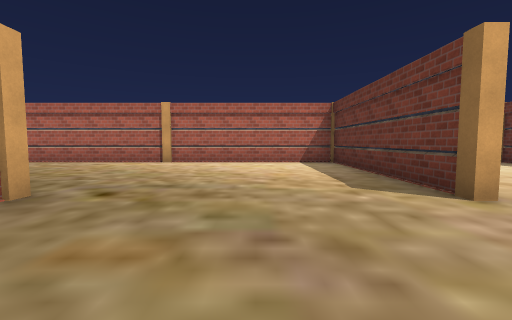
view 1 (above)

15 first-person views from a walk through a 3-D level made in the Unity game engine. The camera is 1.2 m above the floor, tilts 4° down and sees 90° across. The floor is counted in squares, 2 m on a side. Each view is taken from the middle of a square. On the plan, view 1 faces up. The plan holds only what a view shows up to about 9 squares ahead; the rest is blank. The place goes on beyond the plan. The player is left out. Some surface patterns are stand-ins.

view 2
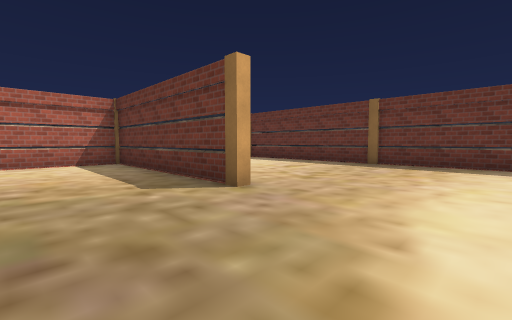

view 3
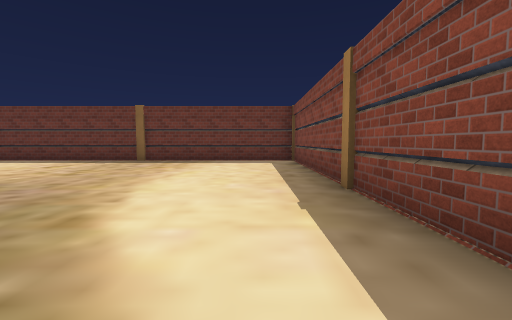

view 4
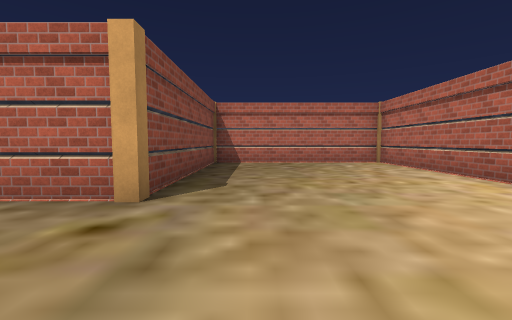

view 5
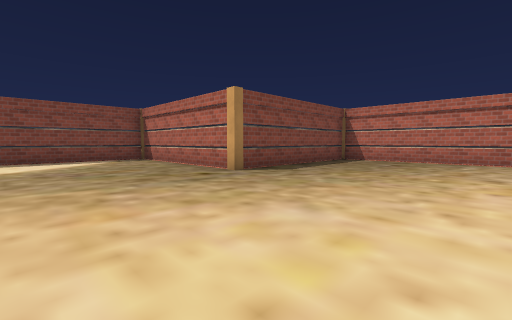

view 6
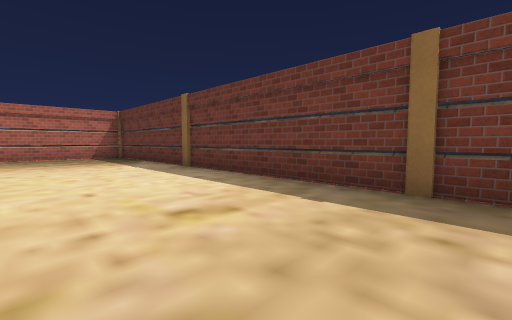

view 7
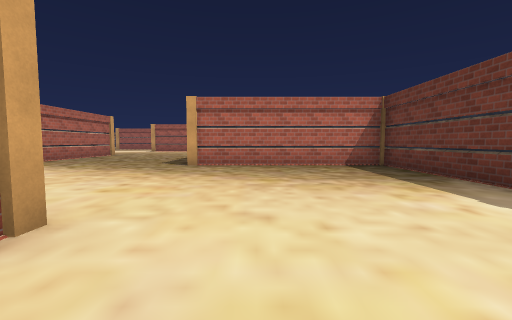

view 8
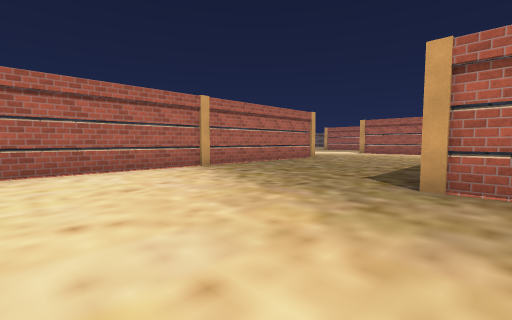

view 9
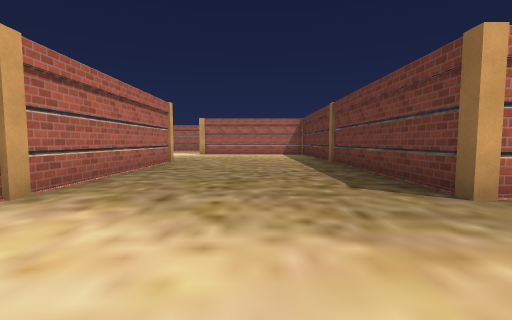

view 10
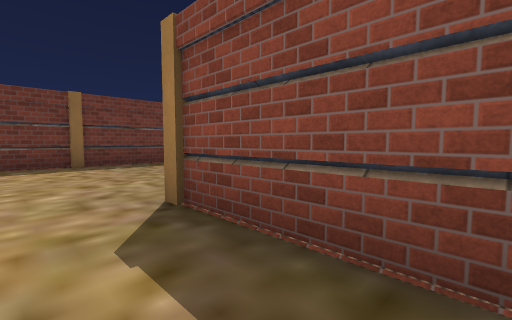

view 11
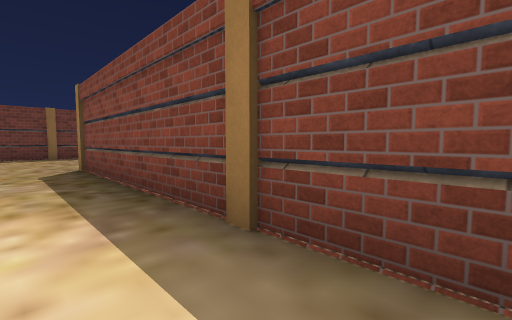

view 12
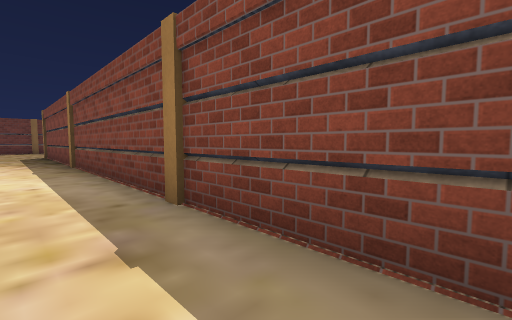

view 13
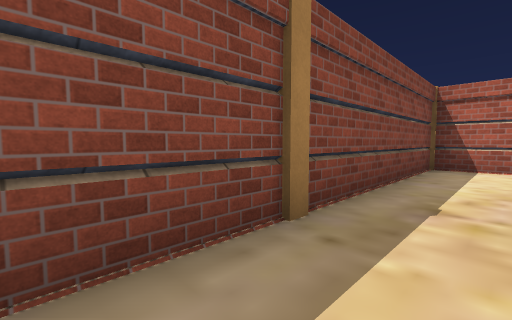

view 14
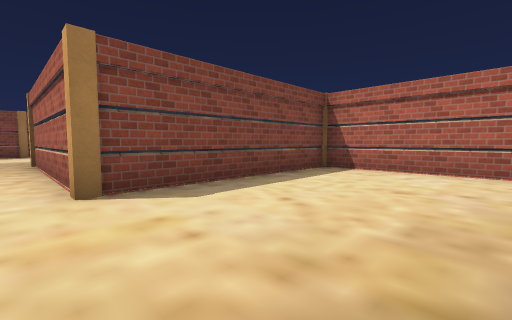

view 15
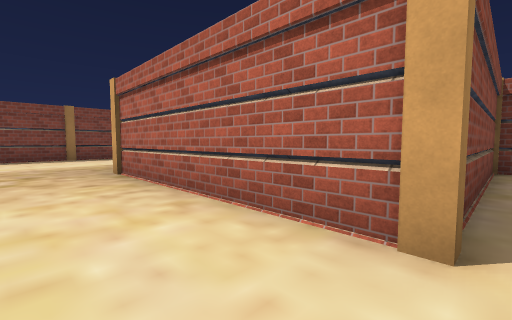

### Floor plan
Points are (right, up) in squares from view 1. A wall is a line through its corners. A room is listed if a view was taken in it or the views show most of it. See-through windows are left out.
Room 1 (views 1, 2, 3, 4, 5, 6, 7, 8, 9, 10, 11, 12, 13, 14, 15)
walls: (-2.6, 7.8) (2.4, 7.8) (2.4, 2.5); (2.3, 2.5) (2.3, 7.7) (-7.6, 7.7) (-7.6, 2.8) (-2.6, 2.8) (-2.6, -2.2) (7.3, -2.2) (7.3, 12.6) (2.3, 12.6) (2.3, 19.1); (-17.6, 19.1) (-17.6, 17.8) (-2.6, 17.8) (-2.6, 7.5)

Where each view was taken, in squares from view 1:
view 1: 0 up, 0 right, facing up
view 2: 0 up, 0 right, facing up-right
view 3: 1 down, 1 left, facing right
view 4: 4 up, 0 right, facing left
view 5: 7 up, 1 right, facing down-left
view 6: 2 up, 4 right, facing up-right
view 7: 6 up, 4 right, facing up
view 8: 9 up, 3 right, facing up-left
view 9: 10 up, 0 right, facing up
view 10: 19 up, 5 left, facing down-right
view 11: 19 up, 9 left, facing down-right
view 12: 19 up, 15 left, facing down-right
view 13: 19 up, 11 left, facing down-left
view 14: 11 up, 3 right, facing down-left
view 15: 8 up, 4 right, facing down-left
